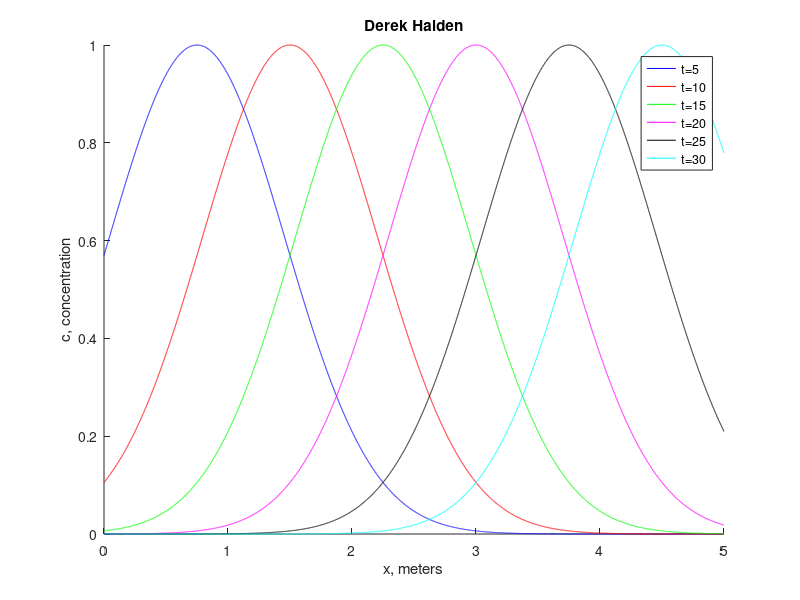

The MATLAB source for this figure:
clear
D = 0.40;
v = 0.15;
c0 = 1;
k = 3.47e-06;
t=[5 10 15 20 25 30];
C = ones(10000,length(t));
x = ones(10000,1);

for i = 1:length(C)
    x(i) = i/(length(C)/5) - 1/(length(C)/5);
    for j = 1:length(t)
        C(i,j) = exp(-(x(i) - v*t(j))^2);
    end
end

figure
hold on
plot(x(:,1), C(:,1), 'b');
plot(x(:,1), C(:,2), 'r');
plot(x(:,1), C(:,3), 'g');
plot(x(:,1), C(:,4), 'm');
plot(x(:,1), C(:,5), 'k');
plot(x(:,1), C(:,6), 'c');
title('Derek Halden')
xlabel('x, meters')
ylabel('c, concentration')
legend('t=5','t=10','t=15', 't=20', 't=25', 't=30')


